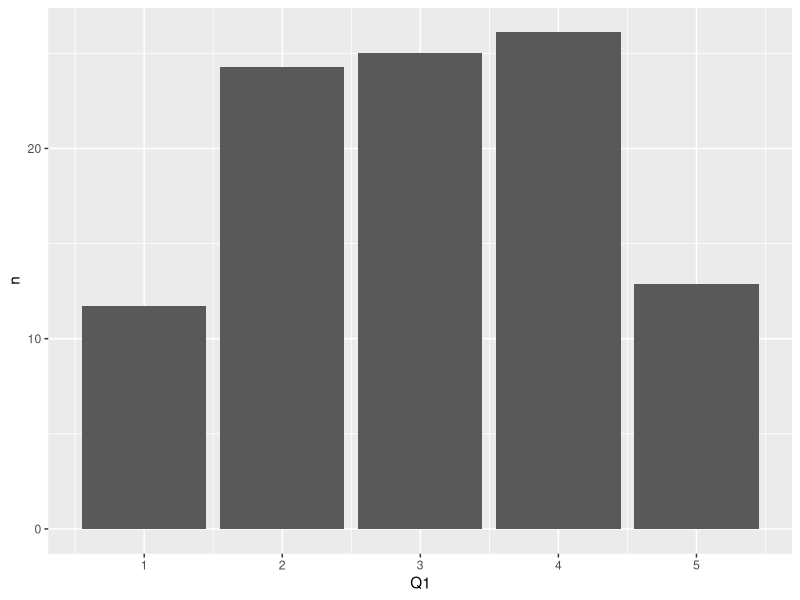
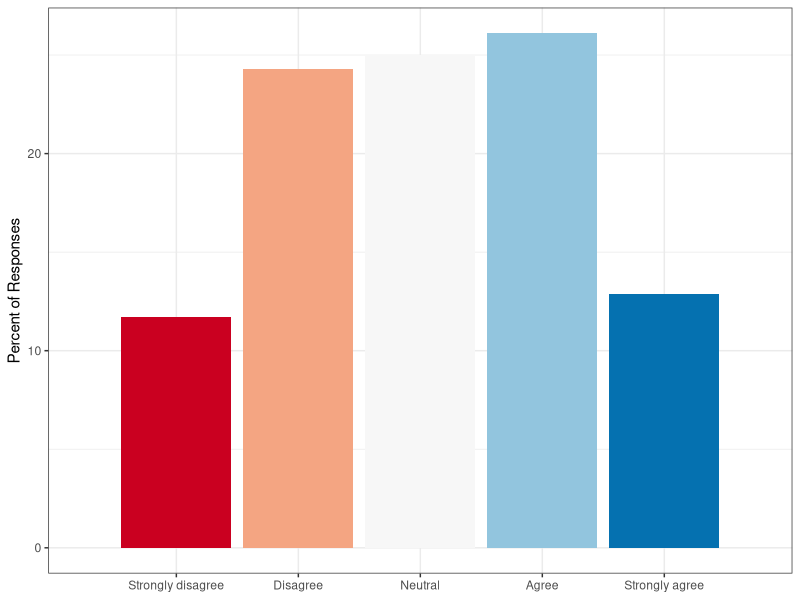
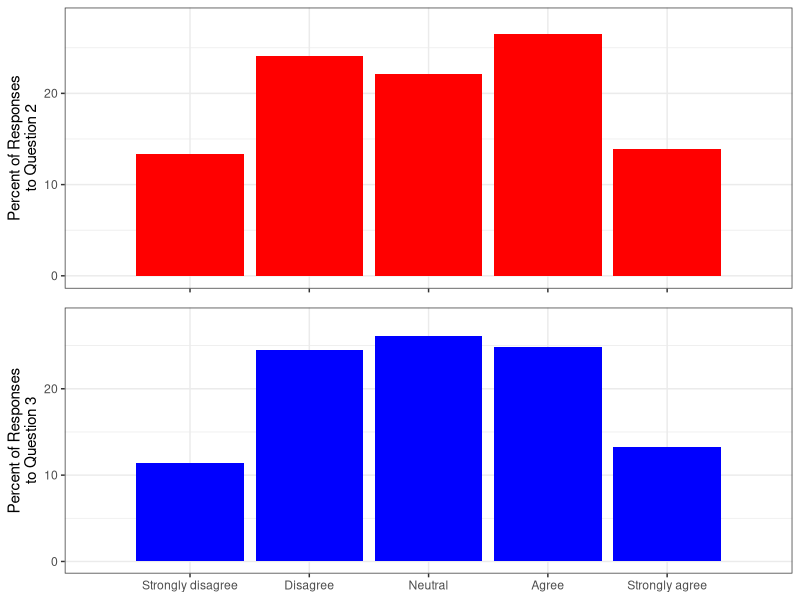
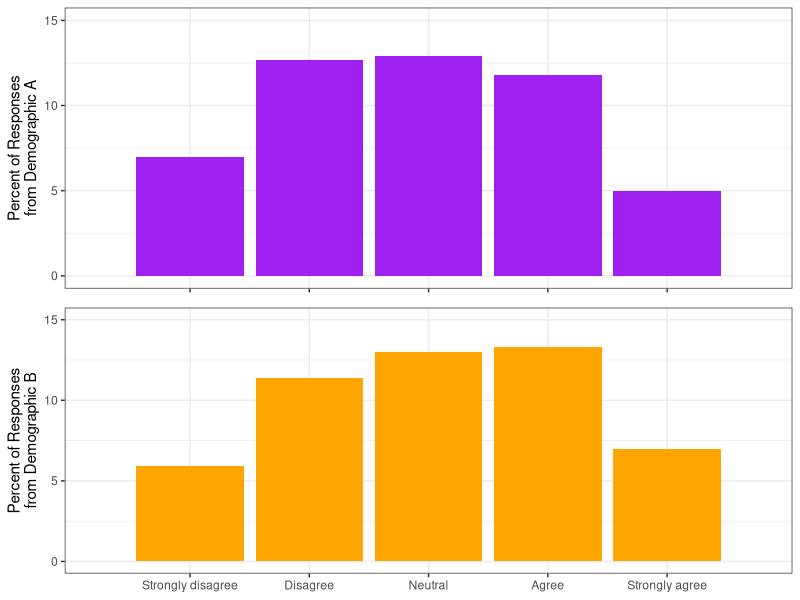

R code for these plots, in order:
## ---- chunk 1
library(dplyr)
library(ggplot2)
library(gridExtra)
library(RColorBrewer)
## ---- chunk 2
demographic <- round(runif(n = 1000, min = 0, max = 1))
question.1 <- round(runif(n = 1000, min = 1, max = 5))
question.2 <- round(runif(n = 1000, min = 1, max = 5))
question.3 <- round(runif(n = 1000, min = 1, max = 5))
question.4 <- round(runif(n = 1000, min = 1, max = 5))
question.5 <- round(runif(n = 1000, min = 1, max = 5))

my.df <- data.frame(matrix(data = c(demographic, question.1,
                                    question.2, question.3,
                                    question.4, question.5), ncol = 6))

colnames(my.df) <- c("dem", "Q1", "Q2", "Q3", "Q4", "Q5")

my.tbl <- tbl_df(my.df)
## ---- chunk 3
my.tbl
## ---- chunk 4
select(my.tbl, Q1) %>%
  count(Q1) %>%
  mutate(n = (n / length(my.df$Q1)) * 100)
## ---- chunk 5
select(my.tbl, Q1) %>%
  count(Q1) %>%
  mutate(n = (n / length(my.df$Q1)) * 100) %>%
  ggplot(aes(x = Q1, y = n)) +
  geom_bar(stat = "identity")
## ---- chunk 6
select(my.tbl, Q1) %>%
  count(Q1) %>%
  mutate(n = (n / length(my.df$Q1)) * 100) %>%
  ggplot(aes(x = Q1, y = n, fill = Q1)) +
  scale_fill_gradientn(colors = brewer.pal(n = 5, name = "RdBu")) +
  guides(fill = "none") +
  geom_bar(stat = "identity") +
  theme_bw() +
  xlab(NULL) +
  ylab("Percent of Responses") +
  scale_x_discrete(breaks = c("1", "2", "3", "4", "5"),
                   limits = c(1:5),
                   labels = c("Strongly disagree",
                              "Disagree",
                              "Neutral",
                              "Agree",
                              "Strongly agree"))
## ---- chunk 7
my.max <- ceiling(max(
max(select(my.tbl, Q2) %>%
      count(Q2) %>%
      mutate(n = (n / length(my.df$Q2)) * 100))
,
max(select(my.tbl, Q3) %>%
      count(Q3) %>%
      mutate(n = (n / length(my.df$Q2)) * 100))
)) + 1
## ---- chunk 8
grid.arrange(
select(my.tbl, Q2) %>%
  count(Q2) %>%
  mutate(n = (n / length(my.df$Q2)) * 100) %>%
  ggplot(aes(x = Q2, y = n)) +
  geom_bar(stat = "identity", fill = "red") +
  theme_bw() +
  xlab(NULL) +
  ylab("Percent of Responses\nto Question 2") +
  scale_y_continuous(limits = c(0,my.max)) +
  scale_x_discrete(breaks = c("1", "2", "3", "4", "5"),
                   limits = c(1:5),
                   labels = NULL)
,
select(my.tbl, Q3) %>%
  count(Q3) %>%
  mutate(n = (n / length(my.df$Q3)) * 100) %>%
  ggplot(aes(x = Q3, y = n)) +
  geom_bar(stat = "identity", fill = "blue") +
  theme_bw() +
  xlab(NULL) +
  ylab("Percent of Responses\nto Question 3") +
  scale_y_continuous(limits = c(0,my.max)) +
  scale_x_discrete(breaks = c("1", "2", "3", "4", "5"),
                   limits = c(1:5),
                   labels = c("Strongly disagree",
                              "Disagree",
                              "Neutral",
                              "Agree",
                              "Strongly agree"))
)
## ---- chunk 9
my.max2 <- ceiling(max(
  max(filter(my.tbl, dem == 0) %>%
        select(Q4) %>%
        count(Q4) %>%
        mutate(n = (n / length(my.df$Q4)) * 100))
  ,
  max(filter(my.tbl, dem == 1) %>%
        select(Q4) %>%
        count(Q4) %>%
        mutate(n = (n / length(my.df$Q4)) * 100))
)) + 1

grid.arrange(
filter(my.tbl, dem == 0) %>%
  select(Q4) %>%
  count(Q4) %>%
  mutate(n = (n / length(my.df$Q4)) * 100) %>%
  ggplot(aes(x = Q4, y = n)) +
  geom_bar(stat = "identity", fill = "purple") +
  theme_bw() +
  xlab(NULL) +
  ylab("Percent of Responses\nfrom Demographic A") +
  scale_y_continuous(limits = c(0,my.max2)) +
  scale_x_discrete(breaks = c("1", "2", "3", "4", "5"),
                   limits = c(1:5),
                   labels = NULL)
,
filter(my.tbl, dem == 1) %>%
  select(Q4) %>%
  count(Q4) %>%
  mutate(n = (n / length(my.df$Q4)) * 100) %>%
  ggplot(aes(x = Q4, y = n)) +
  geom_bar(stat = "identity", fill = "orange") +
  theme_bw() +
  xlab(NULL) +
  ylab("Percent of Responses\nfrom Demographic B") +
  scale_y_continuous(limits = c(0,my.max2)) +
  scale_x_discrete(breaks = c("1", "2", "3", "4", "5"),
                   limits = c(1:5),
                   labels = c("Strongly disagree",
                              "Disagree",
                              "Neutral",
                              "Agree",
                              "Strongly agree"))
)
